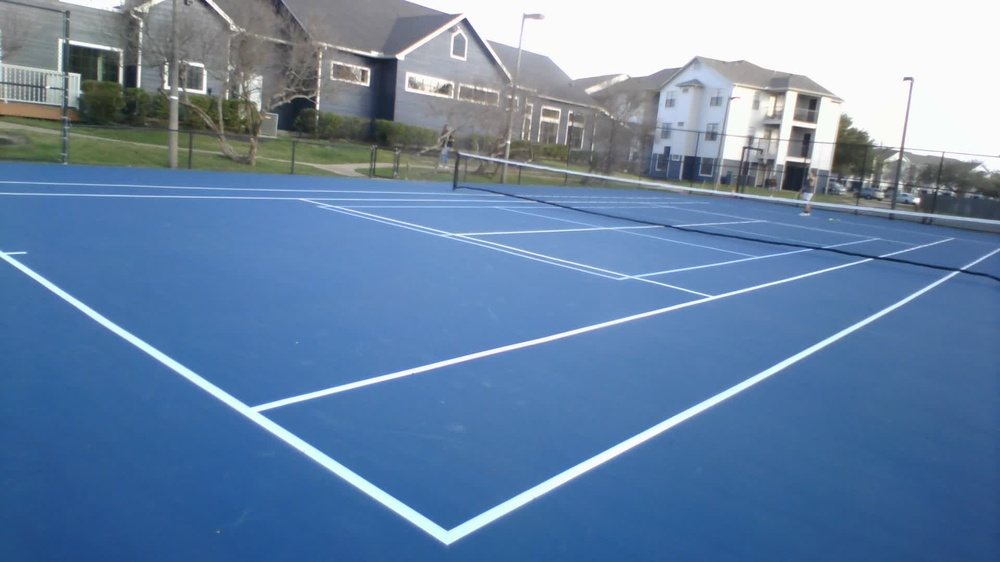
#> input picture vision/tennis_court.jpg, 1000 x 562 px, shrunk from 1920 x 1080 before the run
$ python sample.py
#> lines starting #> are read from the running program, lines starting #| are printed output that depends on the picture; after the words box and inside, x2 and y2 are one past the last pixel; in counts of white or black regions, pixels touching at a corner belong together
import cv2
import numpy as np

# Load image of tennis court
img = cv2.imread('tennis_court.jpg')
#> img is the input picture: shape (562, 1000, 3); mean B, G, R 165.7, 132.1, 103.6

# Convert image to grayscale
gray = cv2.cvtColor(img, cv2.COLOR_BGR2GRAY)
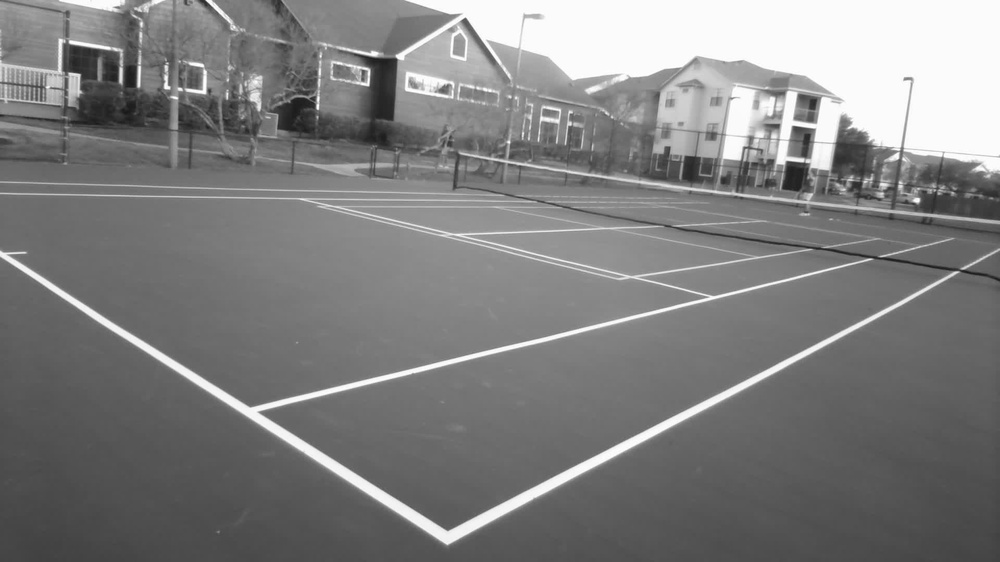
#> gray: shape (562, 1000); min 24, max 255, mean 127.4

# Segment image based on color of tennis court lines
lower_white = np.array([150, 150, 150])
upper_white = np.array([255, 255, 255])
mask = cv2.inRange(img, lower_white, upper_white)
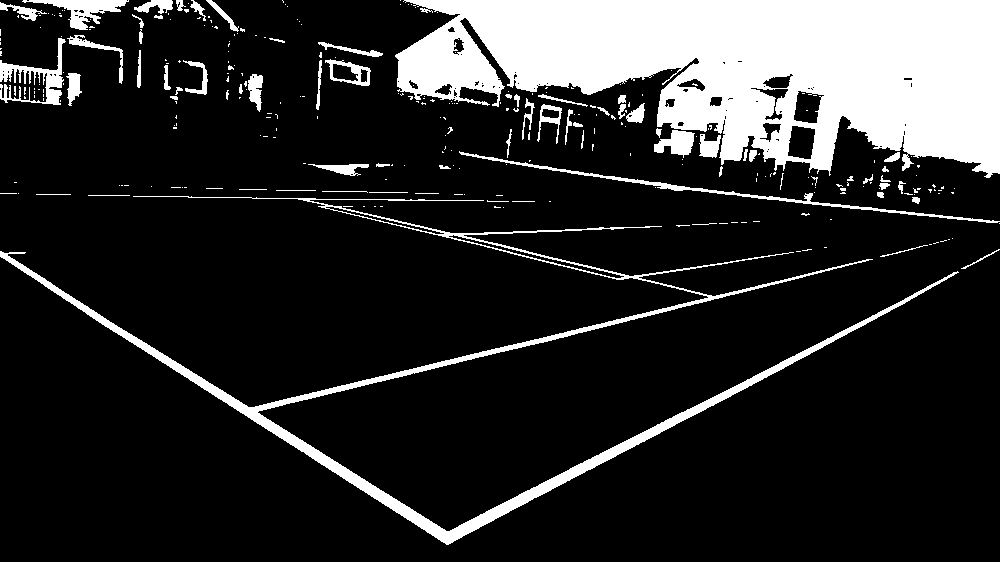
#> mask: shape (562, 1000); 17.1% white; 299 white regions (227 under 20 px), largest, box (x1, y1, x2, y2) and area: (395, 0, 1000, 178) 69505, (0, 196, 959, 545) 14288, (459, 151, 1000, 223) 1667
segmented = cv2.bitwise_and(img, img, mask=mask)
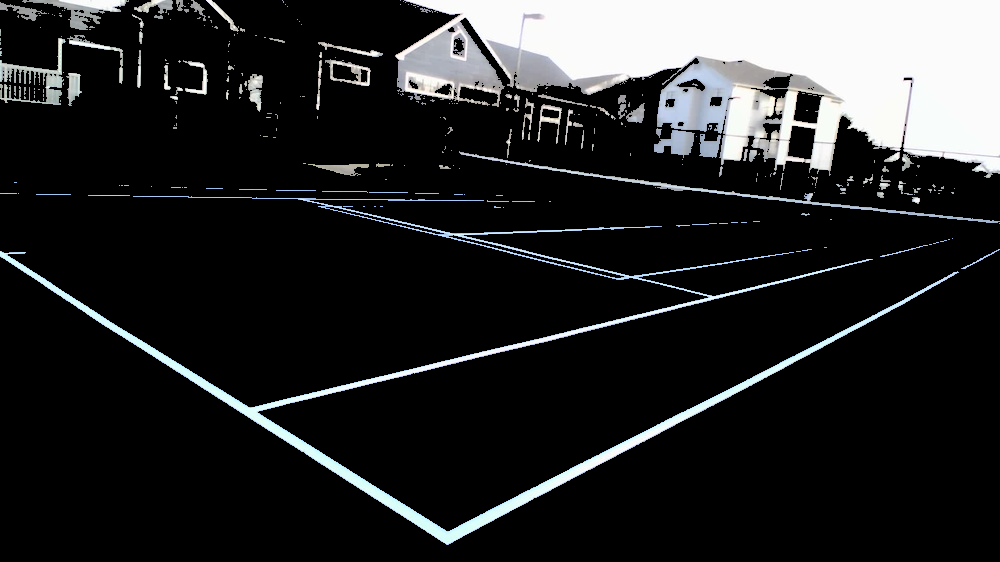
#> segmented: shape (562, 1000, 3); mean B, G, R 39.7, 39.2, 38.2

# Apply morphological operations to clean up segmented image
kernel = cv2.getStructuringElement(cv2.MORPH_RECT, (3,3))
closed = cv2.morphologyEx(segmented, cv2.MORPH_CLOSE, kernel)

# Apply Gaussian blur to reduce noise
blur = cv2.GaussianBlur(closed, (5, 5), 0)
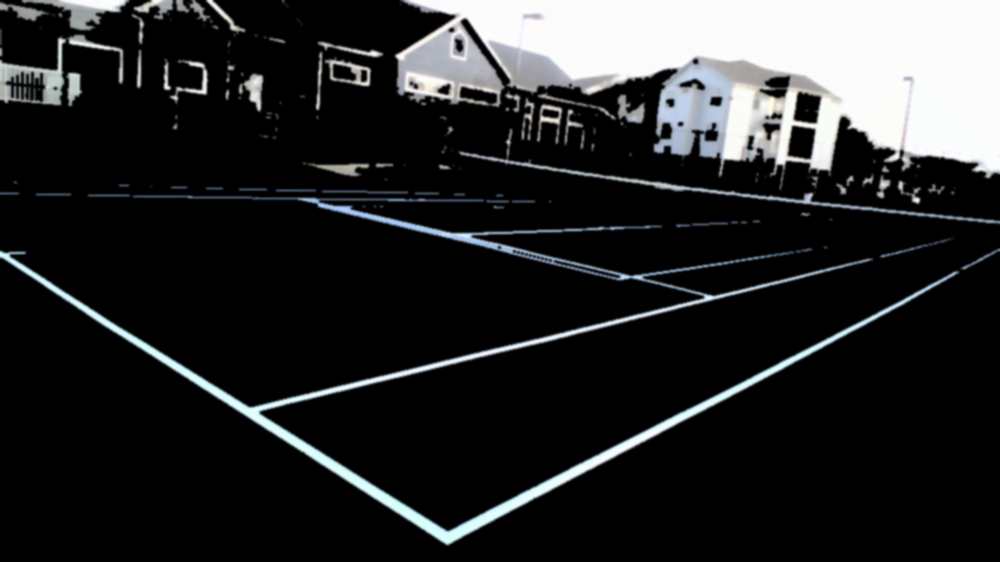
#> blur: shape (562, 1000, 3); mean B, G, R 40.6, 40, 39

# Apply threshold to grayscale image
_, thresh = cv2.threshold(gray, 150, 255, cv2.THRESH_BINARY)
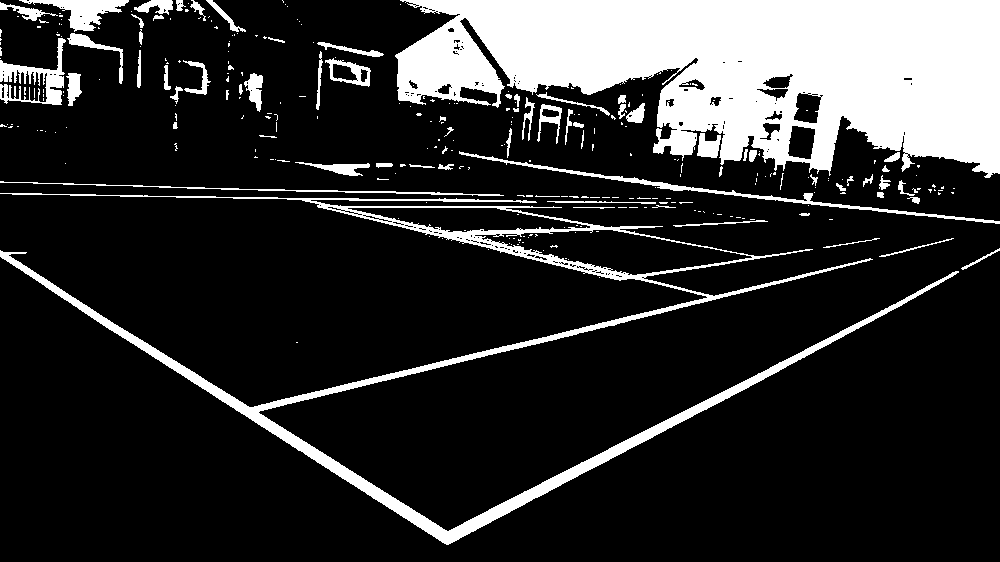
#> thresh: shape (562, 1000); 18.6% white; 303 white regions (230 under 20 px), largest, box (x1, y1, x2, y2) and area: (395, 0, 1000, 178) 71117, (0, 193, 959, 545) 18584, (459, 151, 1000, 224) 1878

# Apply Canny edge detection
edges = cv2.Canny(blur, 100, 200)
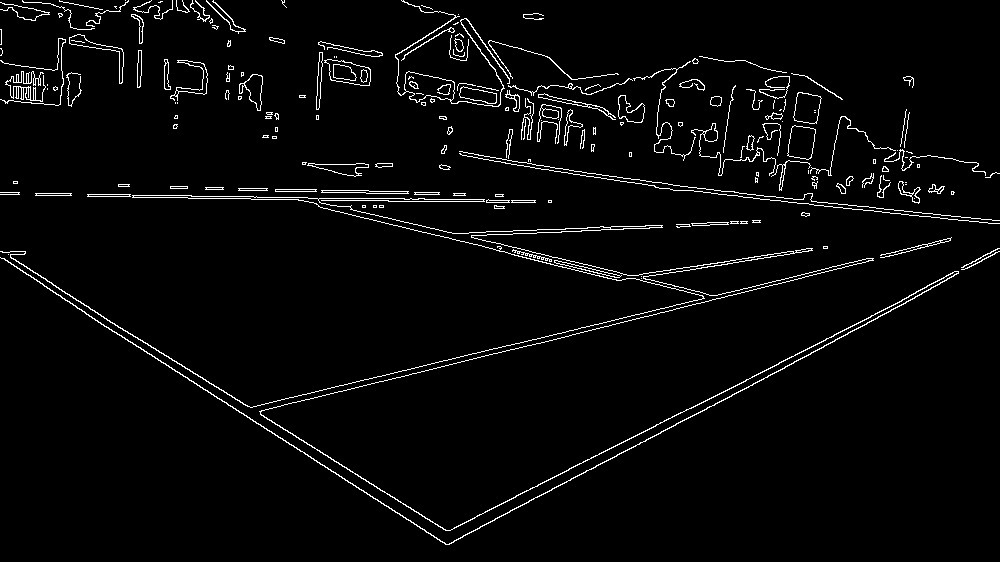
#> edges: shape (562, 1000); 3.2% white in thin lines or dots

# Run Hough on edge detected image
rho = 1  # distance resolution in pixels of the Hough grid
theta = np.pi / 180  # angular resolution in radians of the Hough grid
threshold = 50  # minimum number of votes (intersections in Hough grid cell)
min_line_length = 100  # minimum number of pixels making up a line
max_line_gap = 40 # maximum gap in pixels between connectable line segments
line_image = np.copy(img) * 0  # creating a blank to draw lines on
#> line_image: shape (562, 1000, 3); every value is 0
lines = cv2.HoughLinesP(edges, rho, theta, threshold, np.array([]), min_line_length, max_line_gap)
#> lines = 147 rows, first 6: [142, 340, 460, 538], [0, 192, 437, 199], [0, 194, 423, 201], [434, 537, 686, 409], [342, 391, 950, 240], [593, 468, 930, 289]

# Draw detected lines on original color frame and store each line in a dictionary
line_data = []
for line in lines:
    for x1,y1,x2,y2 in line:
        if(y1 > 500):
            slope = (y2-y1)/(x2-x1)
            line_dict = {'x1': x1, 'y1': y1, 'x2': x2, 'y2': y2, 'slope': slope}
            line_data.append(line_dict)
#> this loop made 147 passes
#> line on passes 1 to 12: [[142, 340, 460, 538]], [[0, 192, 437, 199]], [[0, 194, 423, 201]], [[434, 537, 686, 409]], [[342, 391, 950, 240]], [[593, 468, 930, 289]], [[436, 537, 998, 251]], [[848, 332, 999, 251]], [[47, 281, 458, 538]], [[714, 190, 999, 220]], [[3, 258, 384, 505]], [[655, 187, 999, 223]]
#> after the loop, line_data = 4 items

sorted_line_data = sorted(line_data, key=lambda x: x['slope'])
#> sorted_line_data = 4 items

i = 0
while i < len(sorted_line_data)-1:
    # set threshold for similar slopes
    if abs(sorted_line_data[i]['slope'] - sorted_line_data[i+1]['slope']) < 0.02:
        # calculate new slope using x1, y1 of line with smaller x1, y1 and x2, y2 of line with bigger x2, y2
        if sorted_line_data[i]['x1'] < sorted_line_data[i+1]['x1']:
            x1_new = sorted_line_data[i]['x1']
            y1_new = sorted_line_data[i]['y1']
        else:
            x1_new = sorted_line_data[i+1]['x1']
            y1_new = sorted_line_data[i+1]['y1']
        if sorted_line_data[i]['x2'] > sorted_line_data[i+1]['x2']:
            x2_new = sorted_line_data[i]['x2']
            y2_new = sorted_line_data[i]['y2']
        else:
            x2_new = sorted_line_data[i+1]['x2']
            y2_new = sorted_line_data[i+1]['y2']
        slope_new = (y2_new-y1_new)/(x2_new-x1_new)
        merged_line = {'x1': x1_new, 'y1': y1_new, 'x2': x2_new, 'y2': y2_new, 'slope': slope_new}
        sorted_line_data[i] = merged_line
        del sorted_line_data[i+1]
    else:
        i += 1
#> this loop made 3 passes
#> (x1_new, y1_new, x2_new, y2_new, slope_new) on passes 1 to 3: (446, 544, 684, 419, -0.525), (436, 537, 998, 251, -0.509), (434, 537, 998, 251, -0.507)
#> after the loop, i = 0; sorted_line_data = 1 item

# Draw detected lines on original color frame
for line in sorted_line_data:

    x1, y1, x2, y2 = line['x1'], line['y1'], line['x2'], line['y2']
    print(x1, y1, x2, y2)
    cv2.line(img, (x1,y1), (x2,y2), (0,0,255), 2)
#> this loop made 1 pass
#> (x1, y1, x2, y2) on pass 1: (434, 537, 998, 251)
#| 434 537 998 251
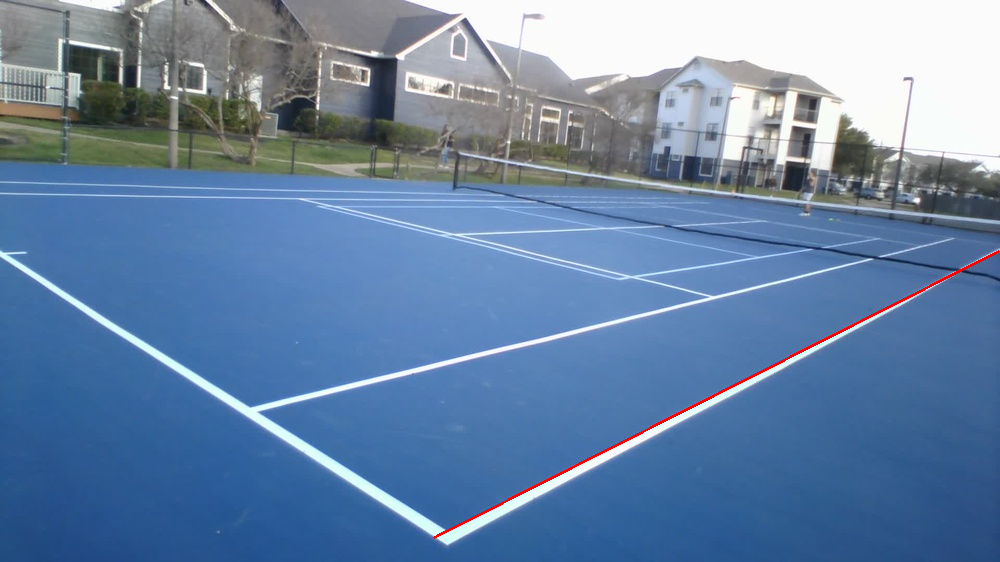
#> img: shape (562, 1000, 3); 0.3% of pixels changed, all inside (x1, y1, x2, y2) = (433, 250, 1000, 539)

# Display the resulting image
cv2.imshow('image', img)
cv2.waitKey(0)
cv2.destroyAllWindows()
